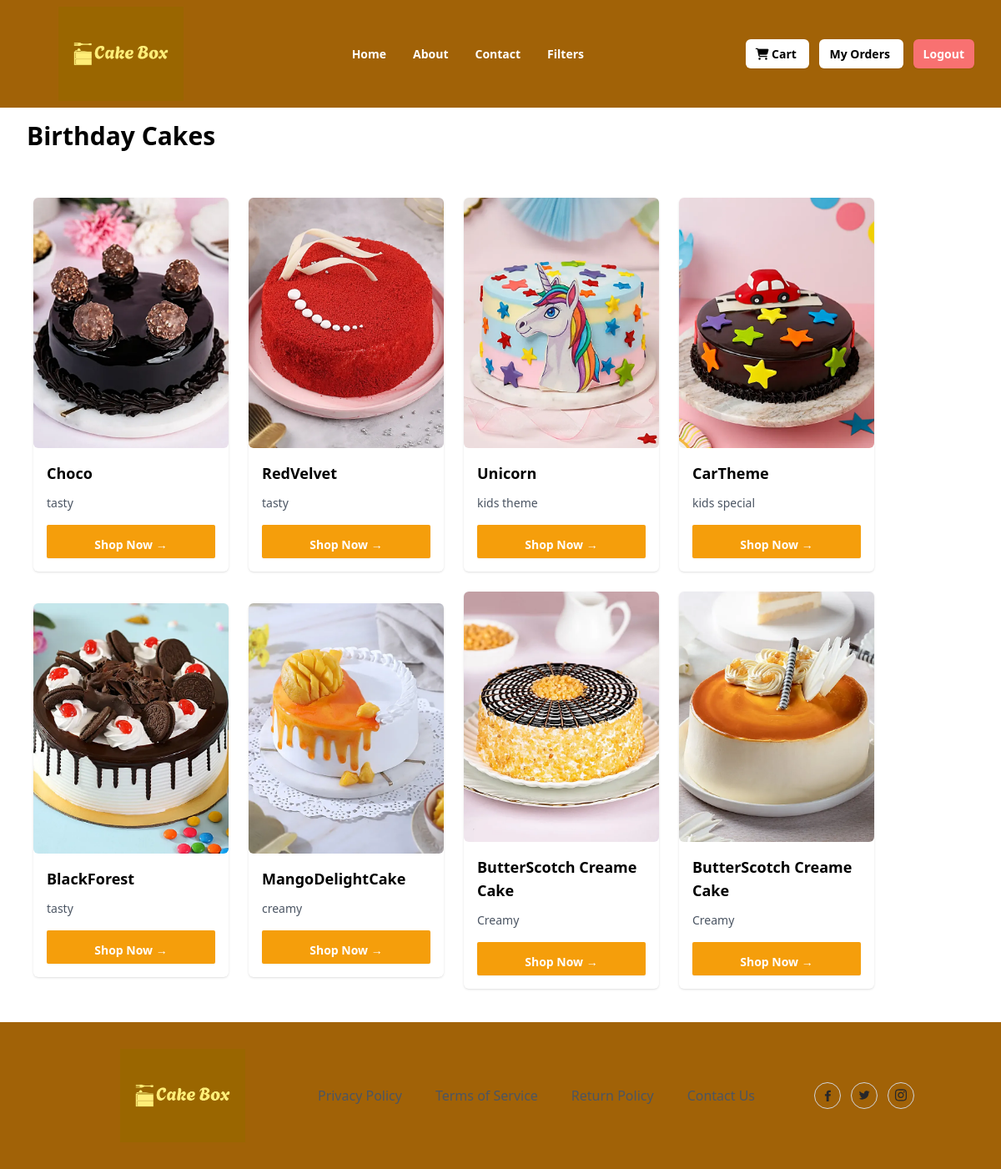
Page /cakes/occasions/2/ on the committed database.
### kart/models.py (models this page shows, shortened)
class Occasion(models.Model):
    name = models.CharField(max_length=200, unique=True)
    created_date = models.DateTimeField(auto_now_add=True)
    updated_date = models.DateTimeField(auto_now=True)
    is_active = models.BooleanField(default=True)

class Cake(models.Model):
    title = models.CharField(max_length=200)
    description = models.TextField(null=True, blank=True)
    category_object = models.ForeignKey(Category,on_delete=models.CASCADE)
    size_object=models.ManyToManyField(Size)
    flavour_object = models.ManyToManyField(Flavour)
    occasion_object=models.ForeignKey(Occasion,on_delete=models.CASCADE)
    tag_object=models.ManyToManyField(Tag)
    image = models.ImageField(upload_to='product_images', null=True, blank=True, default='product_images/default.jpg')
    created_date = models.DateTimeField(auto_now_add=True)
    updated_date = models.DateTimeField(auto_now=True)
    is_active = models.BooleanField(default=True)
    def __str__(self):
        return self.title

### kart/views.py (the view)
# urls.py: path("cakes/occasions/<int:pk>/",views.OccasionFilterView.as_view(),name="occasion-filter"),
class OccasionFilterView(View):
    def get(self,request,*args,**kwrags):
        id=kwrags.get("pk")
        occasion=Occasion.objects.get(id=id)
        cakes=Cake.objects.filter(occasion_object=occasion)
        print(cakes)
        return render(request, 'cake_occasion.html', {"cakes": cakes, "occasion": occasion})

### kart/templates/cake_occasion.html (shortened to what this page needs)
{%extends 'base.html'%}
{%block main_block%}
<div class="container ms-8">
  {%if cakes%}
  <h1 class="my-4 text-3xl font-semibold text-black">{{occasion.name}} Cakes</h1>
  <div class="mx-auto grid w-full max-w-7xl items-center space-y-4 px-2 py-10 md:grid-cols-2 md:gap-6 md:space-y-0 lg:grid-cols-4">
    {%for c in cakes%}
    <div class="rounded-md shadow" data-aos="zoom-in-up"
    data-aos-duration="3000">
      <img
        src="{{c.image.url}}"
        alt="cake"
        class="rounded-md [16/9] w-full  md:aspect-auto md:h-[300px] lg:h-[300px] object-cover"
      />
      <div class="p-4">
        <h1 class="inline-flex items-center text-lg font-semibold">
          {{c.title}}
        </h1>
        <p class="mt-3 text-sm text-gray-600">
          {{c.description}}
        </p>
        <button
          type="button"
          class="mt-4 w-full rounded-sm bg-amber-500 px-2 py-1.5 text-sm font-semibold text-white shadow-sm hover:bg-black/80 focus-visible:outline focus-visible:outline-2 focus-visible:outline-offset-2 focus-visible:outline-black"
        >
        <a href="{% url 'cake-detail' c.id%}" class="mt-2 inline-flex cursor-pointer items-center text-sm font-semibold text-white">
          Shop Now →
        </a>
        </button>
      </div>
    </div>
  {%endfor%}
  </div>
  {%else%}
    <p>No cakes available with this occasion.</p>
        {%endif%}
</div>
{%endblock%}

### rows in the picture
Occasion: name "Birthday"
Cake: image (picture), title "Choco", description "tasty"
Cake: image (picture), title "RedVelvet", description "tasty"
Cake: image (picture), title "Unicorn", description "kids theme"
Cake: image (picture), title "CarTheme", description "kids special"
Cake: image (picture), title "BlackForest", description "tasty"
Cake: image (picture), title "MangoDelightCake", description "creamy"
Cake: image (picture), title "ButterScotch Creame Cake", description "Creamy"
Cake: image (picture), title "ButterScotch Creame Cake", description "Creamy"
